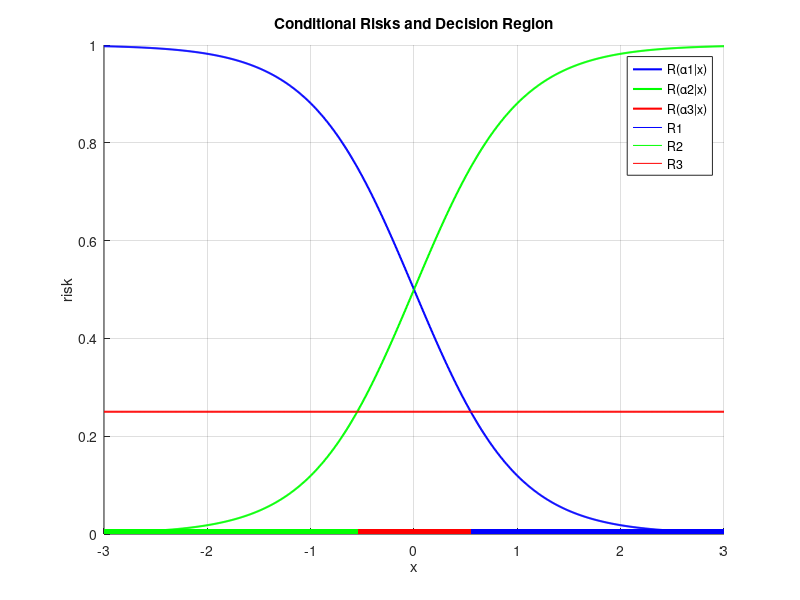

The MATLAB source for this figure:
clear
clc

% 定義參數
mu1 = 1; sigma1 = 1;    % 第一個正態分布的均值和標準差
mu2 = -1; sigma2 = sqrt(1);  % 第二個正態分布的均值和標準差
w1 = 0.5; w2 = 0.5;  % 第一個和第二個分布的權重

% 定義x範圍
x = linspace(-3, 3, 1000);

% 手動計算正態分布的PDF
y1 = w1 * (1 / (sqrt(2 * pi * sigma1^2))) * exp(-((x - mu1).^2) / (2 * sigma1^2));
y2 = w2 * (1 / (sqrt(2 * pi * sigma2^2))) * exp(-((x - mu2).^2) / (2 * sigma2^2));
y3 = y1 + y2;

% 計算 alpha1, alpha2 和 alpha3
alpha1 = y2 ./ y3;
alpha2 = y1 ./ y3;
alpha3 = 0.25 * (y1 ./ y3) + 0.25 * (y2 ./ y3);

% 決策區域計算: 確定每個x值在哪個alpha中最小
[~, decision_region] = min([alpha1; alpha2; alpha3], [], 1);

% 繪製決策區域背景顏色
figure;
hold on;

% 繪製 R(a1|x), R(a2|x), R(a3|x)
plot(x, alpha1, 'DisplayName', 'R(α1|x)', 'LineWidth', 1.5 , Color = "b");
plot(x, alpha2, 'DisplayName', 'R(α2|x)', 'LineWidth', 1.5 , Color = "g");
plot(x, alpha3, 'DisplayName', 'R(α3|x)', 'LineWidth', 1.5 , Color = "r");
% 使用 plot 造出一個0區域，只是要用於填充legend表示區域意思
plot(x, alpha1, 'DisplayName', 'R1', 'LineWidth', 0.00000001 , Color = "b");
plot(x, alpha2, 'DisplayName', 'R2', 'LineWidth', 0.00000001 , Color = "g");
plot(x, alpha3, 'DisplayName', 'R3', 'LineWidth', 0.00000001 , Color = "r");
legend()

% 塗色決策區域
for i = 1:length(x)-1
    if decision_region(i) == 1
        fill([x(i), x(i+1), x(i+1), x(i)], [0, 0, 0.01, 0.01], 'b' , 'EdgeColor' , 'none', 'LineWidth', 0.00000001 , 'HandleVisibility', 'off');
    elseif decision_region(i) == 2
        fill([x(i), x(i+1), x(i+1), x(i)], [0, 0, 0.01, 0.01], 'g' , 'EdgeColor' , 'none', 'LineWidth', 0.00000001 , 'HandleVisibility', 'off');
    elseif decision_region(i) == 3
        fill([x(i), x(i+1), x(i+1), x(i)], [0, 0, 0.01, 0.01], 'r' , 'EdgeColor' , 'none', 'LineWidth', 0.00000001 , 'HandleVisibility', 'off');
    end
end

% 加標籤
xlabel('x');
ylabel('risk')

% 顯示網格
grid on;

% 顯示圖形
title('Conditional Risks and Decision Region');
hold off;